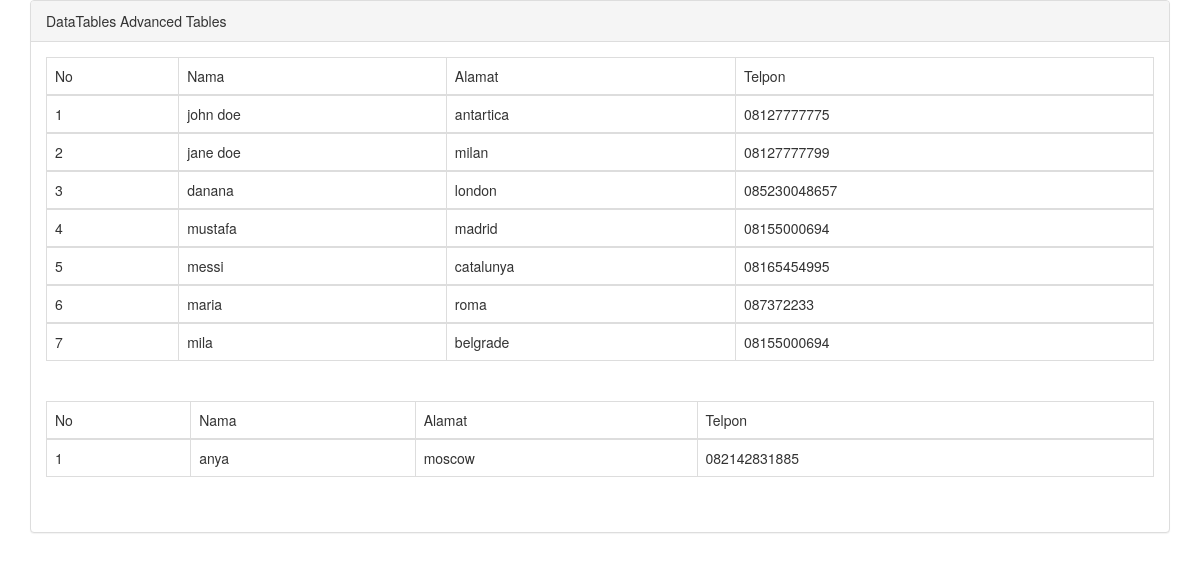
The page /index.php/qurban/show on the database its author committed.
### tables this page shows
CREATE TABLE `qurban` (
  `id` int(11) NOT NULL,
  `nama` varchar(50) DEFAULT NULL,
  `alamat` varchar(250) DEFAULT NULL,
  `telpon` varchar(50) DEFAULT NULL,
  `group` int(2) DEFAULT NULL,
  `tahun` year(4) DEFAULT NULL
);

### application/controllers/Qurban.php (called while the page is built, shortened)
<?php
class Qurban extends CI_controller
{
	var $table = 'qurban';
	function __construct(){
		$this->load->model(array('M_qurban'));
        $this->load->library(array('session', 'form_validation', 'upload', 'user_agent', 'email'));
        $this->load->helper(array('url', 'form', 'text', 'html', 'security', 'file', 'directory', 'number', 'date', 'download'));
	}
	function setGroup() {
		$thn = date("Y");
		$this->db->where('tahun', $thn);
        $query = $this->db->get($this->table);
        $jml = $query->num_rows();
		if ($jml > 0) {
			$getRaw = ceil($jml / 7);
			if ($jml % 7 == 0) {
				$getGroup = $getRaw + 1;
			} else {
				$getGroup = $getRaw;
			}
		} else {
      		$getGroup = 1;
		}
		return $getGroup;
	}
	function show() {
		$group = $this->setGroup();
		for ($i=1; $i <= $group; $i++) {
			$data['qurbans'.$i] = $this->M_qurban->getListQurban($i);
		}
		$data['group'] = $group;
		$this->load->view('list_qurban', $data);
	}
}

### index.php (called while the page is built, shortened)
<?php
require_once BASEPATH.'core/CodeIgniter.php';

### application/models/M_qurban.php (called while the page is built, shortened)
<?php
class M_qurban extends CI_Model {
	var $table = 'qurban';
    function getListQurban($key) {
        $this->db->select("*");
        $this->db->where('group', $key);
        $this->db->from($this->table);
        $query = $this->db->get();
        return $query;
    }
}

### application/views/list_qurban.php (the view, shortened to what this page needs)
<!DOCTYPE html>
<html lang="en">
<head>
    <link href="<?php echo base_url();?>assets/bootstrap/css/bootstrap.css" rel="stylesheet">
    <link rel="stylesheet" type="text/css" href="<?php echo base_url();?>assets/font-awesome/css/font-awesome.css">
</head>
<body>
<div class="container">
    <div id="wrapper">
        <div id="page-wrapper">
            <div class="row">
                <div class="col-lg-12">
                    <div class="panel panel-default">
                        <div class="panel-heading">
                            DataTables Advanced Tables
                        </div>
                        <div class="panel-body">
                        <?php
                        	for ($i=1; $i <= $group; $i++) {
                        ?>
                        	<table class="table table-bordered">
                    			<thead>
                    				<tr>
                    					<td>No</td>
                    					<td>Nama</td>
                    					<td>Alamat</td>
                    					<td>Telpon</td>
                    				</tr>
                    			</thead>
                        	<?php
                        		$no = 1;
                        		foreach (${'qurbans' . $i}->result_array() as ${'qurban' . $i}) {
                        	?>
                        			<tbody>
                        				<tr>
                        					<td><?php echo $no++; ?></td>
                        					<td><?php echo ${'qurban' . $i}['nama']; ?></td>
                        					<td><?php echo ${'qurban' . $i}['alamat']; ?></td>
                        					<td><?php echo ${'qurban' . $i}['telpon']; ?></td>
                        				</tr>
                        			</tbody>
                        	<?php
                        		}
                        	?>
                        	</table>
                        	<br>
                        <?php
                        		}
                        	?>
                        </div>
                    </div>
                </div>
            </div>
        </div>
    </div>
</div>
</body>
</html>

### rows shown on the page
qurban: nama "john doe", alamat "antartica", telpon "08127777775"
qurban: nama "jane doe", alamat "milan", telpon "08127777799"
qurban: nama "danana", alamat "london", telpon "085230048657"
qurban: nama "mustafa", alamat "madrid", telpon "08155000694"
qurban: nama "messi", alamat "catalunya", telpon "08165454995"
qurban: nama "maria", alamat "roma", telpon "087372233"
qurban: nama "mila", alamat "belgrade", telpon "08155000694"
qurban: nama "anya", alamat "moscow", telpon "082142831885"
